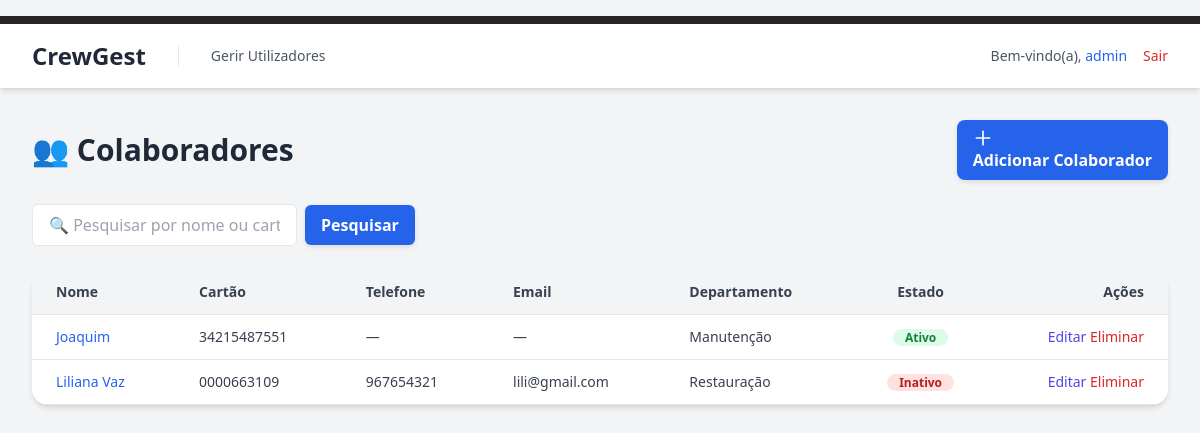
Before: /public/colaboradores.php (signed in) with the older database file.
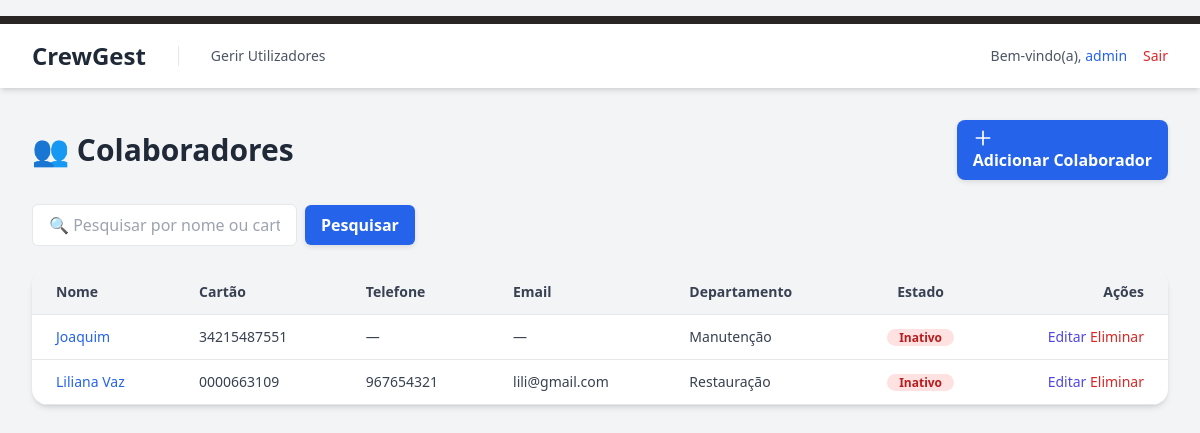
After: the same page with the newer database file.
### tables this page shows
CREATE TABLE `colaboradores` (
  `id` int(11) NOT NULL,
  `nome` varchar(100) NOT NULL,
  `telefone` varchar(20) DEFAULT NULL,
  `email` varchar(100) DEFAULT NULL,
  `cartao` varchar(50) NOT NULL,
  `departamento_id` int(11) DEFAULT NULL,
  `ativo` tinyint(1) DEFAULT 1,
  `criado_em` timestamp NOT NULL DEFAULT current_timestamp()
);

CREATE TABLE `departamentos` (
  `id` int(11) NOT NULL,
  `nome` varchar(100) NOT NULL,
  `criado_em` timestamp NOT NULL DEFAULT current_timestamp()
);

### public/colaboradores.php (the view, shortened to what the changed rows need)
<?php
require_once '../config/db.php';
$pesquisa = trim($_GET['pesquisa'] ?? '');
$colaboradores = [];
try {
    if (!empty($pesquisa)) {
        $stmt = $pdo->prepare("
            SELECT c.*, d.nome AS departamento_nome
            FROM colaboradores c
            LEFT JOIN departamentos d ON c.departamento_id = d.id
            WHERE c.nome LIKE :pesquisa OR c.cartao LIKE :pesquisa
            ORDER BY c.nome ASC
        ");
        $stmt->execute(['pesquisa' => "%$pesquisa%"]);
    } else {
        $stmt = $pdo->query("
            SELECT c.*, d.nome AS departamento_nome
            FROM colaboradores c
            LEFT JOIN departamentos d ON c.departamento_id = d.id
            ORDER BY c.nome ASC
        ");
    }
    $colaboradores = $stmt->fetchAll(PDO::FETCH_ASSOC);
} catch (PDOException $e) {
    die("Erro ao carregar colaboradores: " . $e->getMessage());
}
?>
<!DOCTYPE html>
<html lang="pt-PT" class="bg-gray-100">
<head>
    <link href="<?= BASE_URL ?>/public/css/style.css" rel="stylesheet">
</head>
<body class="bg-gray-100">
<main class="p-8 max-w-7xl mx-auto">
    <div class="flex items-center justify-between mb-6">
        <h1 class="text-3xl font-bold text-gray-800">👥 Colaboradores</h1>
    </div>
    <div class="bg-white rounded-2xl shadow-md overflow-hidden">
        <table class="min-w-full text-sm text-gray-700">
            <thead class="bg-gray-100">
                <tr>
                    <th class="text-left px-6 py-3 border-b">Nome</th>
                    <th class="text-left px-6 py-3 border-b">Cartão</th>
                    <th class="text-left px-6 py-3 border-b">Telefone</th>
                    <th class="text-left px-6 py-3 border-b">Email</th>
                    <th class="text-left px-6 py-3 border-b">Departamento</th>
                    <th class="text-center px-6 py-3 border-b">Estado</th>
                    <th class="text-right px-6 py-3 border-b">Ações</th>
                </tr>
            </thead>
            <tbody>
                <?php if (empty($colaboradores)): ?>
                    <tr>
                        <td colspan="7" class="text-center py-6 text-gray-500">
                            Nenhum colaborador encontrado.
                        </td>
                    </tr>
                <?php else: ?>
                    <?php foreach ($colaboradores as $c): ?>
                        <tr class="hover:bg-gray-50 transition">
                            <td class="px-6 py-3 border-b">
                                <a href="detalhes_colaborador.php?id=<?= $c['id'] ?>"
                                   class="text-blue-600 hover:underline font-medium">
                                    <?= htmlspecialchars($c['nome']) ?>
                                </a>
                            </td>
                            <td class="px-6 py-3 border-b"><?= htmlspecialchars($c['cartao'] ?: '—') ?></td>
                            <td class="px-6 py-3 border-b"><?= htmlspecialchars($c['telefone'] ?: '—') ?></td>
                            <td class="px-6 py-3 border-b"><?= htmlspecialchars($c['email'] ?: '—') ?></td>
                            <td class="px-6 py-3 border-b"><?= htmlspecialchars($c['departamento_nome'] ?: '—') ?></td>
                            <td class="px-6 py-3 border-b text-center">
                                <?php if ($c['ativo']): ?>
                                    <span class="px-3 py-1 rounded-full text-xs font-semibold bg-green-100 text-green-700">Ativo</span>
                                <?php else: ?>
                                    <span class="px-3 py-1 rounded-full text-xs font-semibold bg-red-100 text-red-700">Inativo</span>
                                <?php endif; ?>
                            </td>
                            <td class="px-6 py-3 border-b text-right">
                                <a href="editar_colaborador.php?id=<?= $c['id'] ?>" class="text-indigo-600 hover:text-indigo-800 font-medium mr-3">Editar</a>
                                <form action="eliminar_colaborador.php" method="POST" class="inline"
                                      onsubmit="return confirm('Tem certeza que deseja eliminar este colaborador?');">
                                    <button type="submit" class="text-red-600 hover:text-red-800 font-medium">Eliminar</button>
                                </form>
                            </td>
                        </tr>
                    <?php endforeach; ?>
                <?php endif; ?>
            </tbody>
        </table>
    </div>
</main>
</body>
</html>

Changed rows visible on the page:
changed colaboradores "Joaquim": ativo "Ativo" → "Inativo"
